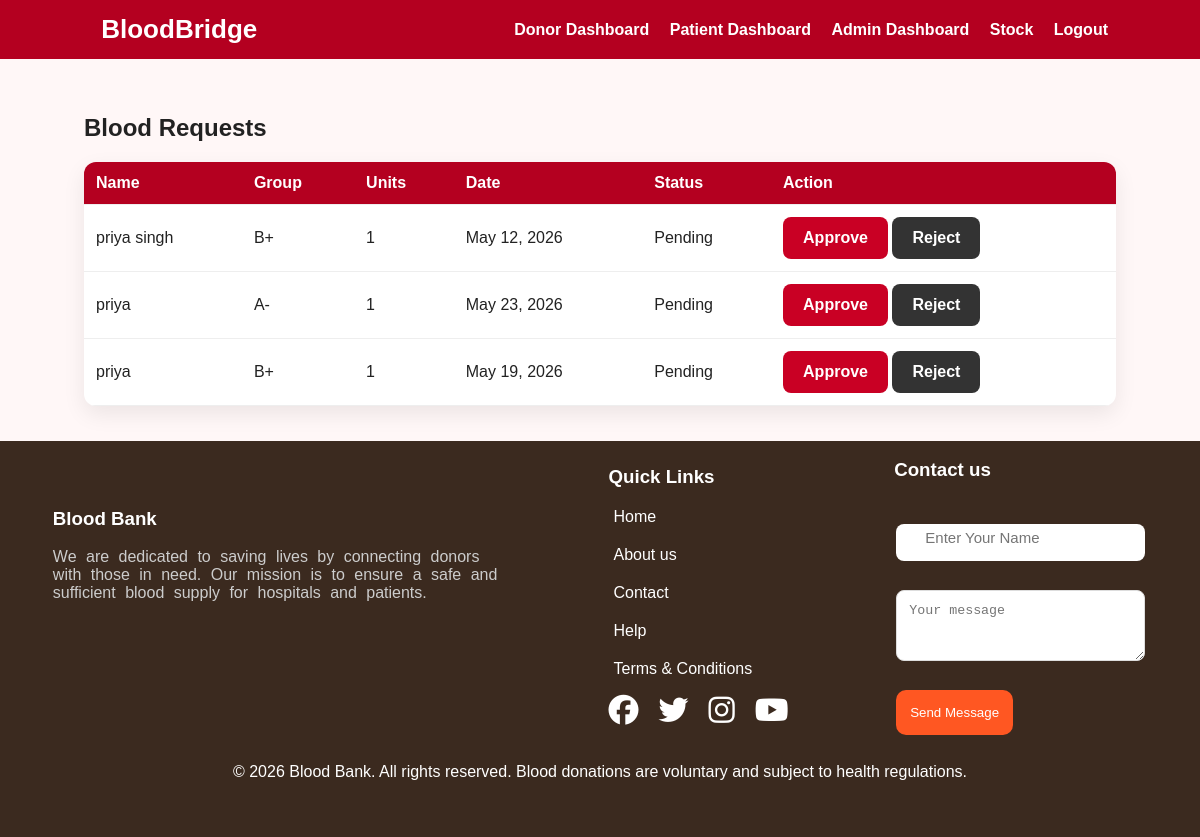
Page /bloodrequest/ (signed in) on the committed database.
### core/models.py (models this page shows, shortened)
class BloodRequest(models.Model):
    fullname = models.CharField(max_length=100)
    age = models.PositiveIntegerField()
    bloodgroup = models.CharField(max_length=5, choices=BLOOD_GROUPS)
    units = models.PositiveIntegerField(default=1)
    date = models.DateField()
    contact = models.CharField(max_length=10, null=True, blank=True)
    email = models.EmailField(null=True, blank=True)
    address = models.TextField(blank=True, null=True)
    status = models.CharField(max_length=20, choices=STATUS_CHOICES, default='Pending')
    created_at = models.DateTimeField(auto_now_add=True)

### core/views.py (the view)
# urls.py: path('bloodrequest/', views.bloodrequest, name='bloodrequest'),
def bloodrequest(request):
    if not request.session.get('user_id'):
        return redirect('admin_login')
    role = request.session.get('role')
    if role == "admin":
        requests = BloodRequest.objects.all().order_by('-id')
    elif role == "patient":
        requests = BloodRequest.objects.filter(
            email=request.session.get('user_email')
        ).order_by('-id')
    else:
        return redirect('home')
    return render(request, 'bloodrequest.html', {
        'requests': requests
    })

### templates/bloodrequest.html
{% extends 'base.html' %}{% block content %}<div class="container"><h2>Blood Requests</h2><table><tr><th>Name</th><th>Group</th><th>Units</th><th>Date</th><th>Status</th><th>Action</th></tr>{% for r in requests %}<tr><td>{{ r.fullname }}</td><td>{{ r.bloodgroup }}</td><td>{{ r.units }}</td><td>{{ r.date }}</td><td>{{ r.status }}</td>
<td>{% if r.status == 'Pending' %}
<a class="btn" href="{% url 'approve' r.id %}">Approve</a>
 <a class="btn secondary" href="{% url 'reject' r.id %}">Reject</a>
 {% else %}-{% endif %}</td></tr>{% empty %}<tr><td colspan="6">No requests.</td></tr>{% endfor %}</table></div>{% endblock %}

### static/css/style.css (style rules this page uses)
* { box-sizing:border-box }
body { margin:0;font-family:Arial,Helvetica,sans-serif;background:#fff7f7;color:#222 }
.btn { display:inline-block;padding:12px 20px;background:#c90024;color:#fff;text-decoration:none;border-radius:8px;border:0;cursor:pointer;font-weight:700 }
.btn.secondary { background:#333 }
.container { padding:35px 7% }
table { width:100%;border-collapse:collapse;background:#fff;border-radius:12px;overflow:hidden;box-shadow:0 8px 22px rgba(0,0,0,.08) }
th,td { padding:12px;border-bottom:1px solid #eee;text-align:left }
th { background:#b40020;color:#fff }

### rows in the picture
BloodRequest: fullname "priya singh", bloodgroup "B+", units "1", date "May 12, 2026", status "Pending", shows "Approve"
BloodRequest: fullname "priya", bloodgroup "A-", units "1", date "May 23, 2026", status "Pending", shows "Approve"
BloodRequest: fullname "priya", bloodgroup "B+", units "1", date "May 19, 2026", status "Pending", shows "Approve"
